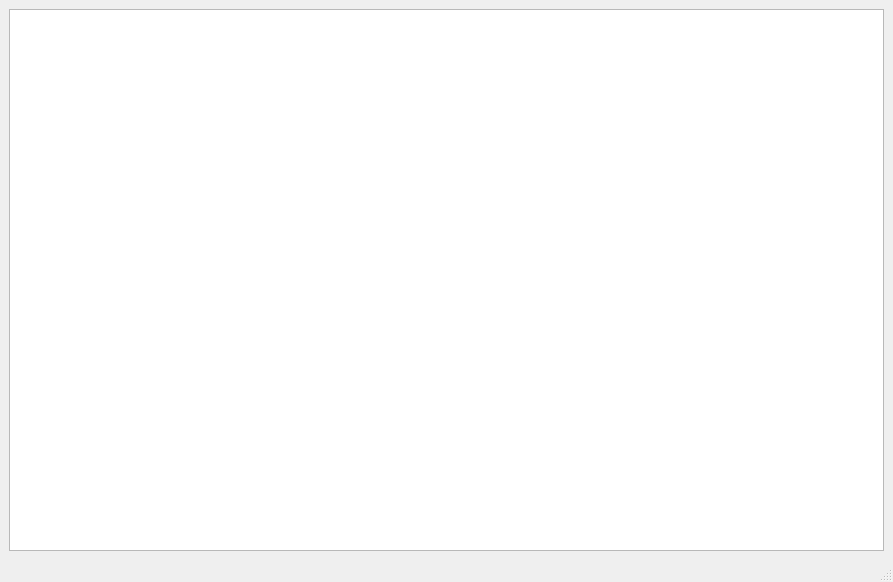
<?xml version="1.0" encoding="UTF-8"?>
<ui version="4.0">
 <class>main_window</class>
 <widget class="QMainWindow" name="main_window">
  <property name="geometry">
   <rect>
    <x>0</x>
    <y>0</y>
    <width>893</width>
    <height>582</height>
   </rect>
  </property>
  <property name="windowTitle">
   <string>MainWindow</string>
  </property>
  <widget class="QWidget" name="centralwidget">
   <layout class="QHBoxLayout" name="horizontalLayout">
    <item>
     <widget class="QGraphicsView" name="graphicsView"/>
    </item>
   </layout>
  </widget>
  <widget class="QMenuBar" name="menubar">
   <property name="geometry">
    <rect>
     <x>0</x>
     <y>0</y>
     <width>893</width>
     <height>21</height>
    </rect>
   </property>
  </widget>
  <widget class="QStatusBar" name="statusbar"/>
 </widget>
 <resources/>
 <connections/>
</ui>
